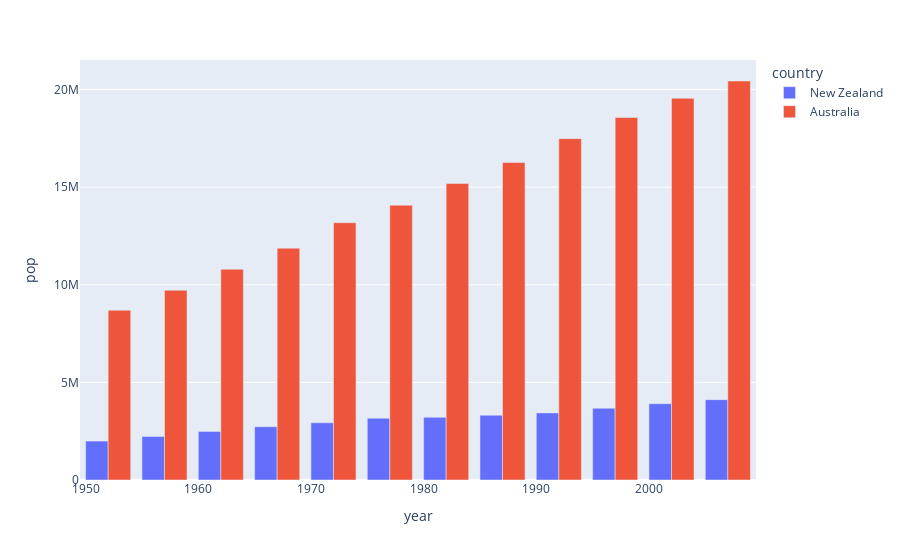

The cell this chart's notebook holds for it:
### Code cell
# now Newzealand will show first

fig = px.bar(df, x='year', y='pop', color='country', barmode = 'group', category_orders = {
    'country': ['New Zealand', 'Australia']
})
fig.show()

### Figure 1 — Plotly figure (JSON) as saved in the notebook; plotly's stock layout.template omitted (floating-point values rounded to 4 significant figures)
{"data": [{"alignmentgroup": "True", "hovertemplate": "country=New Zealand<br>year=%{x}<br>pop=%{y}<extra></extra>", "legendgroup": "New Zealand", "marker": {"color": "#636efa"}, "name": "New Zealand", "offsetgroup": "New Zealand", "orientation": "v", "showlegend": true, "textposition": "auto", "type": "bar", "x": [1952, 1957, 1962, 1967, 1972, 1977, 1982, 1987, 1992, 1997, 2002, 2007], "xaxis": "x", "y": [1994794, 2229407, 2488550, 2728150, 2929100, 3164900, 3210650, 3317166, 3437674, 3676187, 3908037, 4115771], "yaxis": "y"}, {"alignmentgroup": "True", "hovertemplate": "country=Australia<br>year=%{x}<br>pop=%{y}<extra></extra>", "legendgroup": "Australia", "marker": {"color": "#EF553B"}, "name": "Australia", "offsetgroup": "Australia", "orientation": "v", "showlegend": true, "textposition": "auto", "type": "bar", "x": [1952, 1957, 1962, 1967, 1972, 1977, 1982, 1987, 1992, 1997, 2002, 2007], "xaxis": "x", "y": [8691212, 9712569, 10794968, 11872264, 13177000, 14074100, 15184200, 16257249, 17481977, 18565243, 19546792, 20434176], "yaxis": "y"}], "layout": {"barmode": "group", "legend": {"title": {"text": "country"}, "tracegroupgap": 0}, "margin": {"t": 60}, "xaxis": {"anchor": "y", "domain": [0, 1], "title": {"text": "year"}}, "yaxis": {"anchor": "x", "domain": [0, 1], "title": {"text": "pop"}}}}
